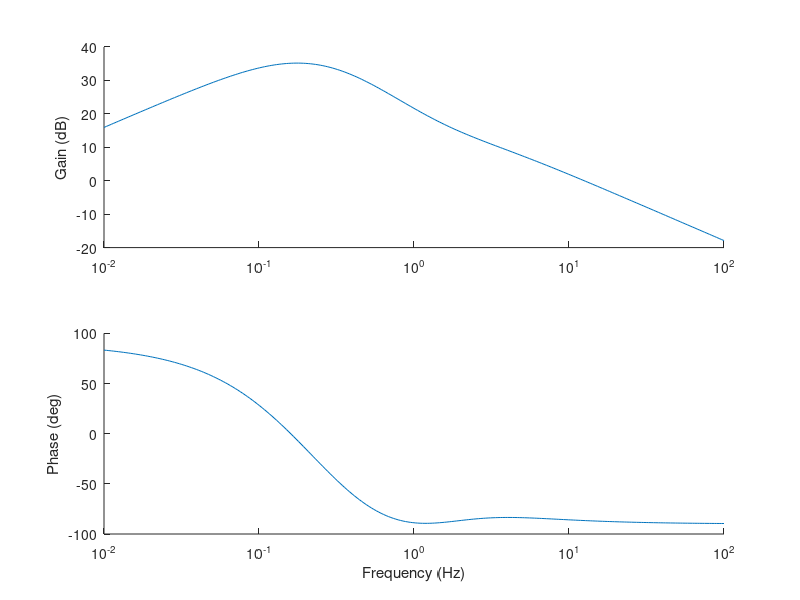

Reproduce this figure in MATLAB. (Note: this script raises an error after producing the figure.)
%% fig 10.31

clear all; close all; clc;
load('d2atcscs.mat');

fig31_name = './dat/ch10_fig31.dat';

fig31 = figure;
ax311 = subplot(2,1,1,'parent',fig31);
ax312 = subplot(2,1,2,'parent',fig31);
%
hold(ax311,'on');
hold(ax312,'on');
%
set(ax311,'xscale','log');
set(ax312,'xscale','log');
%set(ax311,'yscale','log');

cn = 100*conv([1,0],conv([0.1,1],[0.1,1]));
cd = conv([1,1],conv([0.05,1],conv([0.5,1],[0.5,1])));
c1 = tf(cn,cd);

sys_tcsc = ss(a_mat,b_tcsc(:,1),c_v(12,:),0);
sys_tcsc_c1 = c1*sys_tcsc;

w_c = logspace(log10(0.01*2*pi),log10(100*2*pi),256);
[mag_c1,ph_c1] = bode(c1,w_c);

plot(ax311,w_c/2/pi,20*log10(squeeze(mag_c1)));
plot(ax312,w_c/2/pi,squeeze(ph_c1));

xlabel(ax312,'Frequency (Hz)');
ylabel(ax311,'Gain (dB)');
ylabel(ax312,'Phase (deg)');

H31 = {'f','gc1','pc1'};
M31 = [w_c/2/pi; 20*log10(squeeze(mag_c1)).'; squeeze(ph_c1).'];

fid31 = fopen(fig31_name,'w');
fprintf(fid31,'%s,%s,%s\n',H31{:});  % must match number of columns
fprintf(fid31,'%6e,%6e,%6e\n',M31);
fclose(fid31);

% eof
